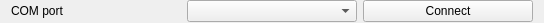
<?xml version="1.0" encoding="UTF-8"?>
<ui version="4.0">
 <class>ConnectionWidget</class>
 <widget class="QWidget" name="ConnectionWidget">
  <property name="geometry">
   <rect>
    <x>0</x>
    <y>0</y>
    <width>544</width>
    <height>23</height>
   </rect>
  </property>
  <property name="windowTitle">
   <string>Form</string>
  </property>
  <layout class="QGridLayout" name="gridLayout">
   <property name="topMargin">
    <number>0</number>
   </property>
   <property name="bottomMargin">
    <number>0</number>
   </property>
   <property name="horizontalSpacing">
    <number>6</number>
   </property>
   <property name="verticalSpacing">
    <number>0</number>
   </property>
   <item row="2" column="2">
    <widget class="QPushButton" name="connect_pb">
     <property name="text">
      <string>Connect</string>
     </property>
    </widget>
   </item>
   <item row="2" column="0">
    <widget class="QLabel" name="label">
     <property name="text">
      <string>COM port</string>
     </property>
    </widget>
   </item>
   <item row="2" column="1">
    <widget class="QComboBox" name="comPort"/>
   </item>
  </layout>
 </widget>
 <resources/>
 <connections/>
</ui>
